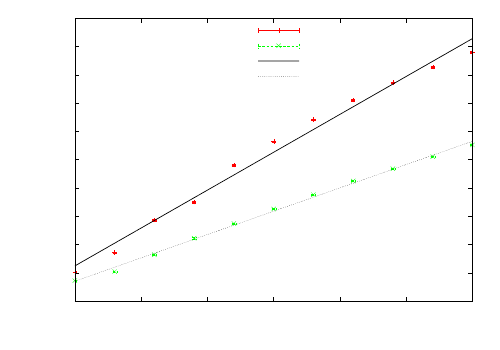

The gnuplot source for this figure:
reset
set terminal epslatex color
set output 'AluSolar.tex'

set xlabel "Zeit [s]"
set ylabel "T [$\\si\\celsius$]"

set samples 2000
set key top left

set fit logfile 'AluSolar.fit'
set fit errorvariables 

f1(x) = a1*x+b1
f2(x) = a2*x+b2

fit f1(x) "AluSolar.dat" u 1:2:(0.5) via a1,b1
fit f2(x) "AluSolar.dat" u 1:3:(0.5) via a2,b2

p "AluSolar.dat" u 1:2:(0.5) w ye t'dunkel (Messwerte)',\
  "AluSolar.dat" u 1:3:(0.5) w ye t'hell (Messwerte)',\
  f1(x) lt -1 t'dunkel (Fit)',\
  f2(x) lt 0 t'hell (Fit)'

set output
!epstopdf AluSolar.eps
!rm AluSolar.eps
